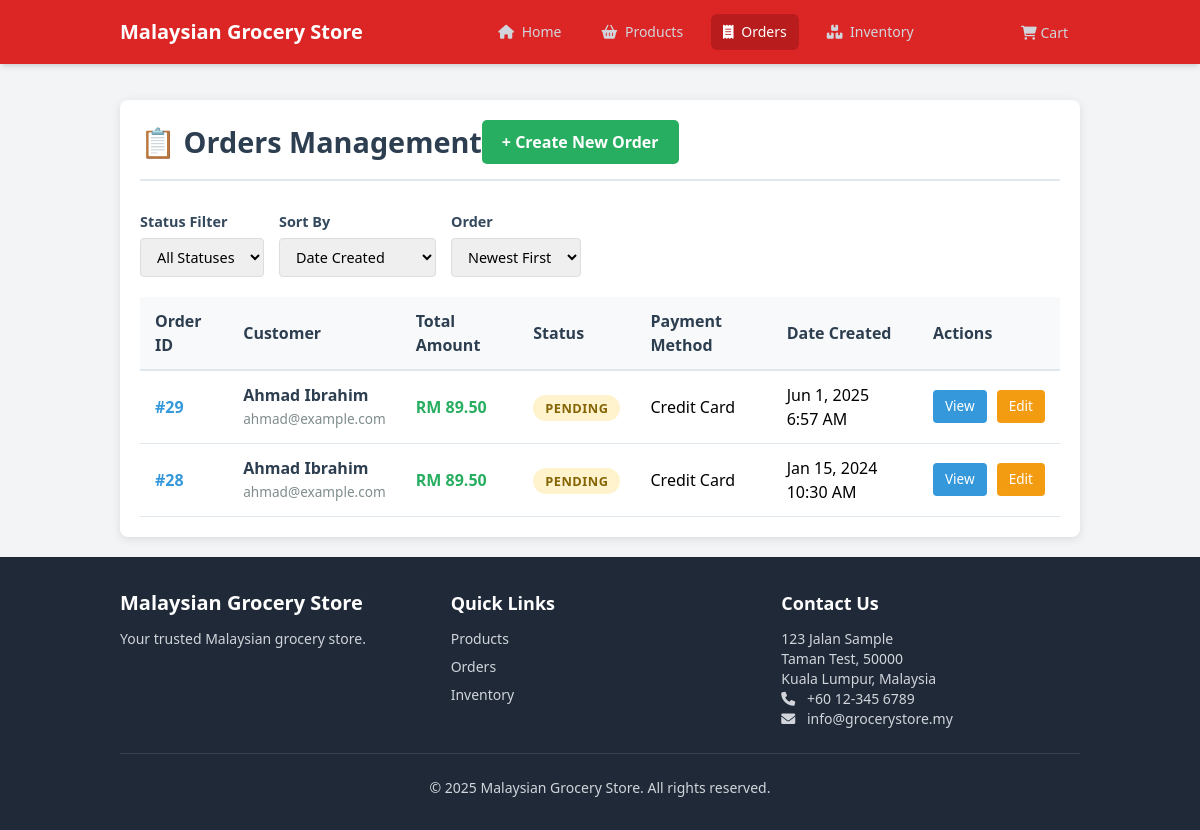
The page /index.php?module=orders on the database its author committed.
### tables this page shows
CREATE TABLE "orders" (
    id INTEGER PRIMARY KEY AUTOINCREMENT,
    customer_name TEXT NOT NULL,
    customer_email TEXT NOT NULL,
    customer_phone TEXT NOT NULL,
    shipping_address TEXT NOT NULL,
    total_amount DECIMAL(10,2) NOT NULL,
    status TEXT NOT NULL DEFAULT 'PENDING',
    payment_method TEXT NOT NULL,
    payment_status NULL,
    created_at DATETIME DEFAULT CURRENT_TIMESTAMP,
    updated_at DATETIME DEFAULT CURRENT_TIMESTAMP
);

### modules/orders/functions.php (called while the page is built, shortened)
<?php
function getAllOrders($limit = 20, $offset = 0, $orderBy = 'created_at', $orderDir = 'DESC') {
    global $db;
    $validColumns = ['id', 'customer_name', 'customer_email', 'total_amount', 'status', 'payment_method', 'created_at', 'updated_at'];
    $validDirections = ['ASC', 'DESC'];
    $sql = "SELECT * FROM orders ORDER BY $orderBy $orderDir LIMIT :limit OFFSET :offset";
    $stmt = $db->prepare($sql);
    $stmt->bindValue(':limit', (int)$limit, SQLITE3_INTEGER);
    $stmt->bindValue(':offset', (int)$offset, SQLITE3_INTEGER);
    $result = $stmt->execute();
    $orders = [];
    while ($row = $result->fetchArray(SQLITE3_ASSOC)) {
        $orders[] = $row;
    }
    return $orders;
}

### modules/orders/templates/list.php (the view, shortened to what this page needs)
<div class="orders-container">
    <div class="orders-header">
        <h2>📋 Orders Management</h2>
        <a href="index.php?module=orders&action=add" class="add-order-btn">+ Create New Order</a>
    </div>
    <div class="orders-filters">
        <div class="filter-group">
            <label>Status Filter</label>
            <select name="status_filter" id="status_filter">
                <option value="">All Statuses</option>
            </select>
        </div>
        <div class="filter-group">
            <label>Sort By</label>
            <select name="sort_by" id="sort_by">
                <option value="created_at" <?= isset($_GET['sort_by']) && $_GET['sort_by'] == 'created_at' ? 'selected' : '' ?>>Date Created</option>
            </select>
        </div>
        <div class="filter-group">
            <label>Order</label>
            <select name="sort_dir" id="sort_dir">
                <option value="DESC" <?= isset($_GET['sort_dir']) && $_GET['sort_dir'] == 'DESC' ? 'selected' : '' ?>>Newest First</option>
            </select>
        </div>
    </div>
    <?php if (empty($orders)): ?>
        <div class="empty-state">
            <h3>No Orders Found</h3>
            <p>There are currently no orders in the system.</p>
            <a href="index.php?module=orders&action=add" class="add-order-btn">Create Your First Order</a>
        </div>
    <?php else: ?>
        <table class="orders-table">
            <thead>
                <tr>
                    <th>Order ID</th>
                    <th>Customer</th>
                    <th>Total Amount</th>
                    <th>Status</th>
                    <th>Payment Method</th>
                    <th>Date Created</th>
                    <th>Actions</th>
                </tr>
            </thead>
            <tbody>
                <?php foreach ($orders as $order): ?>
                    <tr>
                        <td>
                            <span class="order-id">#<?= htmlspecialchars($order['id']) ?></span>
                        </td>
                        <td>
                            <div class="customer-info">
                                <div class="customer-name"><?= htmlspecialchars($order['customer_name']) ?></div>
                                <div class="customer-email"><?= htmlspecialchars($order['customer_email']) ?></div>
                            </div>
                        </td>
                        <td>
                            <span class="order-amount">RM <?= number_format($order['total_amount'], 2) ?></span>
                        </td>
                        <td>
                            <span class="status-badge status-<?= htmlspecialchars($order['status']) ?>">
                                <?= ucfirst(htmlspecialchars($order['status'])) ?>
                            </span>
                        </td>
                        <td><?= htmlspecialchars($order['payment_method']) ?></td>
                        <td><?= date('M j, Y g:i A', strtotime($order['created_at'])) ?></td>
                        <td>
                            <div class="action-links">
                                <a href="index.php?module=orders&action=view&id=<?= $order['id'] ?>" class="view-btn">View</a>
                                <a href="index.php?module=orders&action=edit&id=<?= $order['id'] ?>" class="edit-btn">Edit</a>
                            </div>
                        </td>
                    </tr>
                <?php endforeach; ?>
            </tbody>
        </table>
    <?php endif; ?>
</div>

### modules/orders/templates/list.php (style rules this page uses)
.orders-container { max-width: 1200px; margin: 20px auto; padding: 20px; background: #fff; border-radius: 8px; box-shadow: 0 2px 10px rgba(0,0,0,0.1); }
.orders-header { display: flex; justify-content: between; align-items: center; margin-bottom: 30px; padding-bottom: 15px; border-bottom: 2px solid #e1e8ed; }
.orders-header h2 { color: #2c3e50; margin: 0; font-size: 1.8rem; font-weight: 700; }
.add-order-btn { background: #27ae60; color: white; padding: 10px 20px; text-decoration: none; border-radius: 5px; font-weight: 600; transition: background-color 0.3s ease; }
.orders-filters { margin-bottom: 20px; display: flex; gap: 15px; align-items: center; flex-wrap: wrap; }
.filter-group { display: flex; flex-direction: column; gap: 5px; }
.filter-group label { font-weight: 600; color: #34495e; font-size: 0.9rem; }
.filter-group select, .filter-group input { padding: 8px 12px; border: 1px solid #ddd; border-radius: 4px; font-size: 0.9rem; }
.orders-table { width: 100%; border-collapse: collapse; margin-top: 20px; background: white; }
.orders-table th, .orders-table td { padding: 12px 15px; text-align: left; border-bottom: 1px solid #e1e8ed; }
.orders-table th { background: #f8f9fa; font-weight: 600; color: #2c3e50; border-bottom: 2px solid #e1e8ed; position: sticky; top: 0; }
.status-badge { padding: 4px 12px; border-radius: 20px; font-size: 0.8rem; font-weight: 600; text-transform: uppercase; letter-spacing: 0.5px; }
.status-pending { background: #fff3cd; color: #856404; }
.order-amount { font-weight: 600; color: #27ae60; }
.order-id { font-weight: 600; color: #3498db; }
.action-links { display: flex; gap: 10px; }
.action-links a { padding: 6px 12px; border-radius: 4px; text-decoration: none; font-size: 0.85rem; font-weight: 500; transition: all 0.3s ease; }
.view-btn { background: #3498db; color: white; }
.edit-btn { background: #f39c12; color: white; }
.customer-info { display: flex; flex-direction: column; gap: 2px; }
.customer-name { font-weight: 600; color: #2c3e50; }
.customer-email { font-size: 0.85rem; color: #7f8c8d; }

### rows shown on the page
orders: id "29", customer_name "Ahmad Ibrahim", customer_email "ahmad@example.com", total_amount "89.50", status "PENDING", payment_method "Credit Card", created_at "Jun 1, 2025 6:57 AM"
orders: id "28", customer_name "Ahmad Ibrahim", customer_email "ahmad@example.com", total_amount "89.50", status "PENDING", payment_method "Credit Card", created_at "Jan 15, 2024 10:30 AM"

### other values the page prints
APP_NAME "Malaysian Grocery Store"
